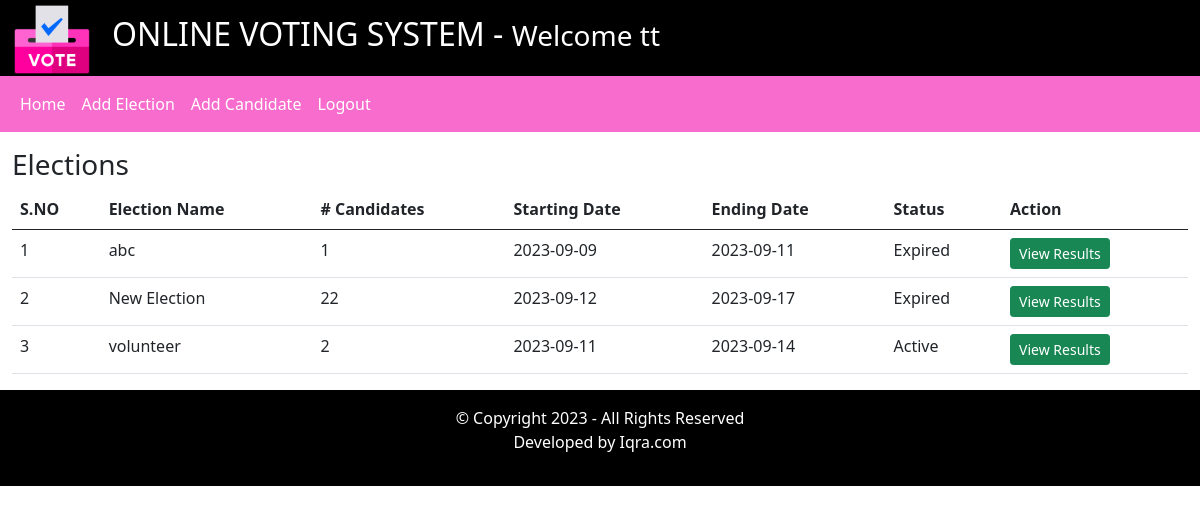
Page /voting_project/index.php?homepage=1 (signed in) on the committed database.
### tables this page shows
CREATE TABLE `elections` (
  `id` int(11) NOT NULL,
  `election_topic` varchar(255) DEFAULT NULL,
  `no_of_candidates` int(11) DEFAULT NULL,
  `starting_date` date DEFAULT NULL,
  `ending_date` date DEFAULT NULL,
  `status` varchar(255) NOT NULL,
  `inserted_by` varchar(255) NOT NULL,
  `insertd_on` date NOT NULL
);

### voting_project/voters/homepage.php (the view, shortened to what this page needs)
   <div class="col-12 my-3">
    <h3>Elections</h3>
    <table class="table">
  <thead>
    <tr>
      <th scope="col">S.NO</th>
      <th scope="col">Election Name</th>
      <th scope="col"># Candidates</th>
      <th scope="col">Starting Date</th>
      <th scope="col">Ending Date</th>
      <th scope="col">Status</th>
      <th scope="col">Action</th>
    </tr>
  </thead>
  <tbody>
    <?php
    $fetching_data = mysqli_query($conn, "SELECT * FROM elections") or die(mysqli_error($conn));
    $ifelectionadded = mysqli_num_rows($fetching_data);
    if($ifelectionadded > 0){
        $sno=1;
while($row= mysqli_fetch_assoc($fetching_data)){
  $election_id = $row['id'];
    ?>
            <tr>
                <td><?php echo $sno++; ?></td>
                <td><?php echo $row['election_topic']; ?></td>
                <td><?php echo $row['no_of_candidates']; ?></td>
                <td><?php echo $row['starting_date']; ?></td>
                <td><?php echo $row['ending_date']; ?></td>
                <td><?php echo $row['status']; ?></td>
               <td>
                <a href="index.php?viewresults=<?php echo $election_id; ?>" class="btn btn-sm btn-success">View Results</a>
               </td>
            </tr>
<?php
}
    }else{
?>
        <tr>
            <td colspan= "7"> No any elaction is added yet.</td>
        </tr>
<?php
    }
?>
  </tbody>
</table>
   </div>
</div>

### voting_project/header.php (shortened to what this page needs)
<!DOCTYPE html>
<html lang="en">
<head>
    <link rel="stylesheet" href="style.css">
</head>
<body>
<div class="container-fluid">
    <div class="row bg-black text-white">
       <div class="col-1">
       <img src="giphy.gif" width="80px"/>
       </div>
        <div class="col-11 my-auto">
                <h2>ONLINE VOTING SYSTEM - <small>Welcome <?php echo $_SESSION['username'] ; ?></small></h2>
            </div>
    </div>

### voting_project/nav.php (shortened to what this page needs)
<link href="https://cdn.jsdelivr.net/npm/bootstrap@5.0.2/dist/css/bootstrap.min.css" rel="stylesheet">
<link rel="stylesheet" href="style.css">
<div class="row  bg-light">
<div class="col-12 ">
    <nav class="navbar navbar-expand-lg navbar-light bg-light">
        <div class="collapse navbar-collapse" id="navbarSupportedContent">
            <ul class="navbar-nav me-auto mb-2 mb-lg-0">
                <li class="nav-item">
                <a class="nav-link text-white mr-3" href="index.php?homepage=1">Home</a>
                </li>
                 <li class="nav-item">
                <a class="nav-link text-white" href="index.php?addelectionpage=1">Add Election</a>
                </li>
                 <li class="nav-item">
                <a class="nav-link text-white" href="index.php?addcandidatepage=1">Add Candidate</a>
                </li>
                 <li class="nav-item">
                <a class="nav-link text-white" href="logout.php">Logout</a>
                </li>
            </ul>
        </div>
        </div>
</div>

### voting_project/index.php (shortened to what this page needs)
<?php
include('header.php');
include('nav.php');
if(isset($_GET['homepage'])){
    include('voters/homepage.php');
}
?>
<?php
include('footer.php');
?>

### voting_project/footer.php (shortened to what this page needs)
<div class="row bg-black text-center text-white">
        <div class="col-12 my-3">
           <p> &copy; Copyright 2023 - All Rights Reserved <br>
        Developed by Iqra.com</p>
        </div>
    </div>
</body>
</html>

### voting_project/style.css (style rules this page uses)
.text-white { color: white; }
.bg-black { background-color: black; }
.bg-light { background-color: rgb(247, 108, 205) !important; }

### rows in the picture
elections: election_topic "abc", no_of_candidates "1", starting_date "2023-09-09", ending_date "2023-09-11", status "Expired"
elections: election_topic "New Election", no_of_candidates "22", starting_date "2023-09-12", ending_date "2023-09-17", status "Expired"
elections: election_topic "volunteer", no_of_candidates "2", starting_date "2023-09-11", ending_date "2023-09-14", status "Active"

### other values in the picture
$_SESSION['username'] "tt"
